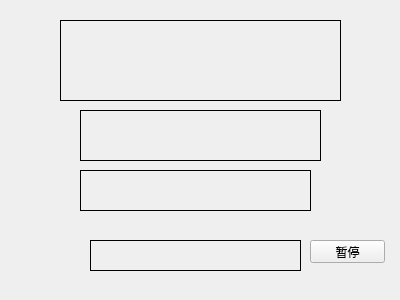
<?xml version="1.0" encoding="UTF-8"?>
<ui version="4.0">
 <class>Widget</class>
 <widget class="QWidget" name="Widget">
  <property name="geometry">
   <rect>
    <x>0</x>
    <y>0</y>
    <width>400</width>
    <height>300</height>
   </rect>
  </property>
  <property name="windowTitle">
   <string>Widget</string>
  </property>
  <widget class="MyLabel" name="label">
   <property name="geometry">
    <rect>
     <x>60</x>
     <y>20</y>
     <width>281</width>
     <height>81</height>
    </rect>
   </property>
   <property name="frameShape">
    <enum>QFrame::Box</enum>
   </property>
   <property name="text">
    <string/>
   </property>
  </widget>
  <widget class="QLabel" name="label_2">
   <property name="geometry">
    <rect>
     <x>80</x>
     <y>110</y>
     <width>241</width>
     <height>51</height>
    </rect>
   </property>
   <property name="frameShape">
    <enum>QFrame::Box</enum>
   </property>
   <property name="text">
    <string/>
   </property>
  </widget>
  <widget class="QLabel" name="label_3">
   <property name="geometry">
    <rect>
     <x>80</x>
     <y>170</y>
     <width>231</width>
     <height>41</height>
    </rect>
   </property>
   <property name="frameShape">
    <enum>QFrame::Box</enum>
   </property>
   <property name="text">
    <string/>
   </property>
  </widget>
  <widget class="QLabel" name="label_4">
   <property name="geometry">
    <rect>
     <x>90</x>
     <y>240</y>
     <width>211</width>
     <height>31</height>
    </rect>
   </property>
   <property name="frameShape">
    <enum>QFrame::Box</enum>
   </property>
   <property name="text">
    <string/>
   </property>
  </widget>
  <widget class="QPushButton" name="stopBtn">
   <property name="geometry">
    <rect>
     <x>310</x>
     <y>240</y>
     <width>75</width>
     <height>23</height>
    </rect>
   </property>
   <property name="text">
    <string>暂停</string>
   </property>
  </widget>
 </widget>
 <layoutdefault spacing="6" margin="11"/>
 <customwidgets>
  <customwidget>
   <class>MyLabel</class>
   <extends>QLabel</extends>
   <header location="global">mylabel.h</header>
  </customwidget>
 </customwidgets>
 <resources/>
 <connections/>
</ui>
